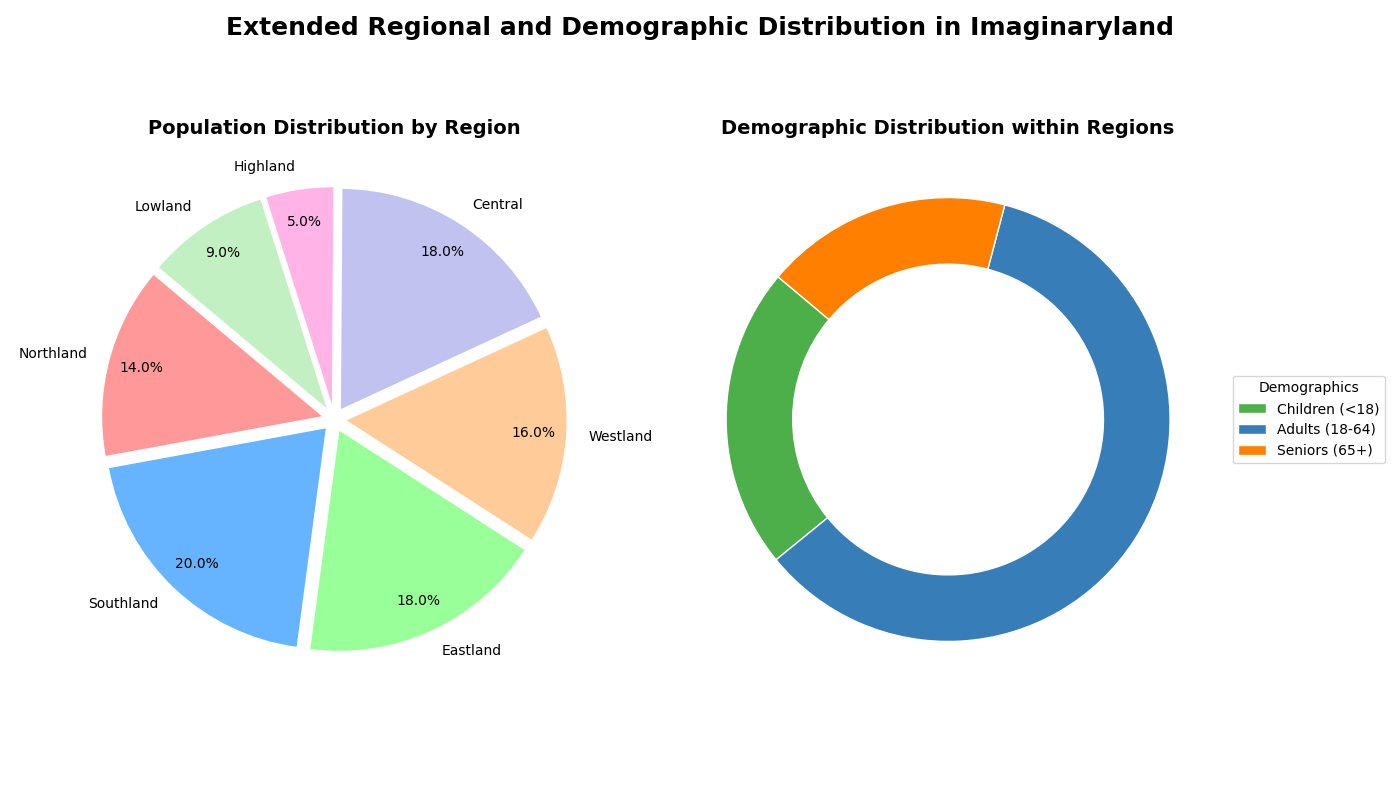

This figure's Python source:
import matplotlib.pyplot as plt

# Updated data for an imaginary country with more regions
regions = ['Northland', 'Southland', 'Eastland', 'Westland', 'Central', 'Highland', 'Lowland']
population_percentages = [14, 20, 18, 16, 18, 5, 9]
demographics_labels = ['Children (<18)', 'Adults (18-64)', 'Seniors (65+)']
demographics_data = {
    'Children (<18)': [12, 14, 22, 18, 16, 10, 22],
    'Adults (18-64)': [56, 64, 48, 52, 54, 50, 60],
    'Seniors (65+)': [32, 22, 30, 30, 30, 40, 18]
}

# Updated colors
region_colors = ['#ff9999', '#66b3ff', '#99ff99', '#ffcc99', '#c2c2f0', '#ffb3e6', '#c2f0c2']
demographic_colors = ['#4daf4a', '#377eb8', '#ff7f00']

fig, ax = plt.subplots(1, 2, figsize=(14, 8))

# Pie chart for population distribution by region
ax[0].pie(
    population_percentages, labels=regions, colors=region_colors, autopct='%1.1f%%', startangle=140,
    wedgeprops=dict(edgecolor='white'), explode=[0.05]*len(regions), pctdistance=0.85
)
ax[0].set_title('Population Distribution by Region', fontsize=14, fontweight='bold')

# Pie charts for demographics within each region
all_wedges = []
for i, region in enumerate(regions):
    demographic_data = [demographics_data[label][i] for label in demographics_labels]
    wedges, _ = ax[1].pie(
        demographic_data, colors=demographic_colors, startangle=140, wedgeprops=dict(edgecolor='white', width=0.3)
    )
    all_wedges.extend(wedges)

# Updated legend
ax[1].legend(all_wedges[:3], demographics_labels, title="Demographics", loc="center left", bbox_to_anchor=(1, 0, 0.5, 1))
ax[1].set_title('Demographic Distribution within Regions', fontsize=14, fontweight='bold')

fig.suptitle('Extended Regional and Demographic Distribution in Imaginaryland', fontsize=18, fontweight='bold', y=0.98)
plt.tight_layout()
plt.show()
